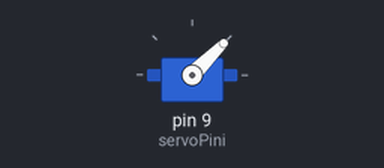
A sketch run on a simulated Arduino Uno, built with avr-gcc and run on an emulated ATmega328P. Parts: servo.

Above: at 1.05 s.
At 2.5 s:
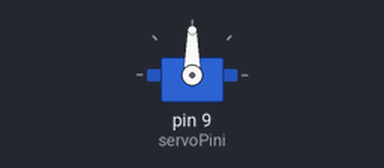
At 4.0 s:
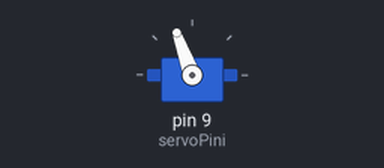
Timing chart, 0 to 7.9 s (numbered marks = the images above):
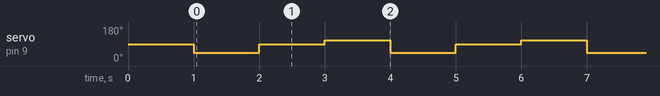

The sketch:

p10_son_110.ino
```cpp
#include <Servo.h>
Servo motor;
const byte servoPini = 9;
const byte ilkAci = 45;
const byte ortaAci = 90;
const byte sonAci = 110;
const unsigned int beklemeMs = 1000;

void setup() {
  motor.attach(servoPini);
  motor.write(ortaAci);
  delay(beklemeMs);
}

void loop() {
  motor.write(ilkAci);
  delay(beklemeMs);
  motor.write(ortaAci);
  delay(beklemeMs);
  motor.write(sonAci);
  delay(beklemeMs);
}
```

Measured:
- by itself, servo on pin 9 (servoPini): repeats every 3.0 s: 90° 1.0 s, 110° 1.0 s, 45° 1.0 s
